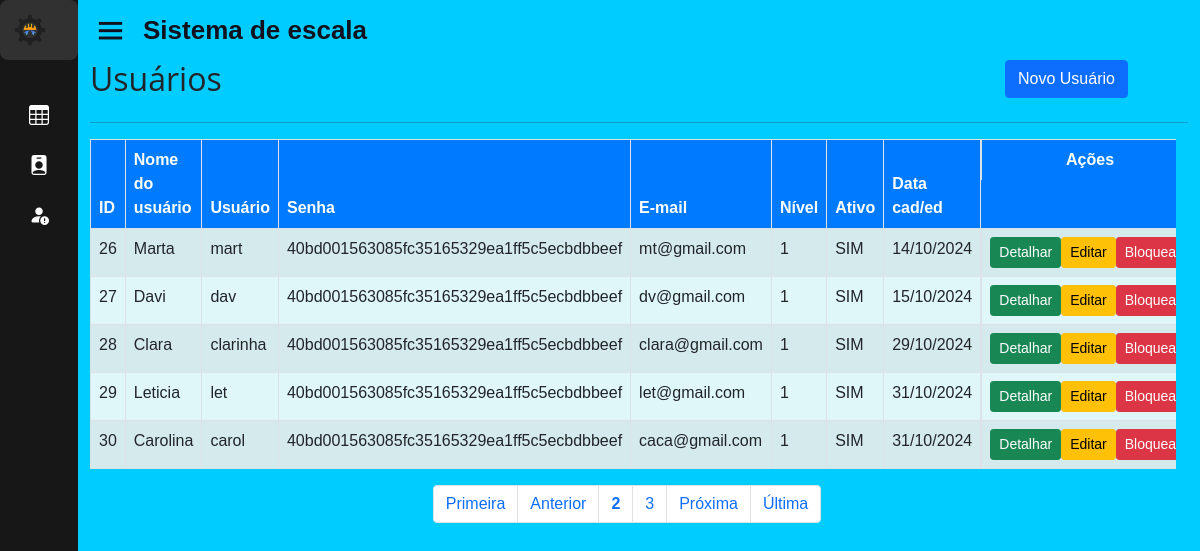
/home.php?page=lista_usu&pagina=2 (signed in), run on the app's committed database.
### tables this page shows
CREATE TABLE IF NOT EXISTS `usuarios` (
  `id` int(11) unsigned NOT NULL AUTO_INCREMENT,
  `nome` varchar(50) NOT NULL,
  `usuario` varchar(25) NOT NULL,
  `senha` varchar(40) NOT NULL,
  `email` varchar(100) NOT NULL,
  `nivel` int(1) unsigned NOT NULL DEFAULT 1,
  `ativo` tinyint(1) NOT NULL DEFAULT 1,
  `dt_cadastro` datetime NOT NULL,
  `id_func` int(11) DEFAULT NULL,
  PRIMARY KEY (`id`),
  UNIQUE KEY `usuario` (`usuario`),
  KEY `nivel` (`nivel`),
  KEY `FK_usuarios_funcionario` (`id_func`),
  CONSTRAINT `FK_usuarios_funcionario` FOREIGN KEY (`id_func`) REFERENCES `funcionario` (`id_func`) ON DELETE CASCADE ON UPDATE CASCADE
);

### sis/usuarios/lista_usu.php (the view, shortened to what this page needs)
<div id="main" class="container-fluid">
	<div id="top" class="row">
		<div class="col-md-10">
			<h2>Usuários</h2>
		</div>
		<div class="col-md-2">
			<a href="?page=fadd_usu" class="btn btn-primary pull-right h2">Novo Usuário</a>
		</div>
	</div>
	<hr/>
		<div id="list" class="row">
			<div class="table-responsive">
				<?php
					$quantidade = 5;
					$pagina = (isset($_GET['pagina'])) ? (int)$_GET['pagina'] : 1;
					$inicio = ($quantidade * $pagina) - $quantidade;
					$data_all = mysqli_query($con, "select * from usuarios order by id asc limit $inicio, $quantidade;");
					echo "<table class='table table-striped table-bordered' style='background-color: #e0f7fa;' cellspacing='0' cellpadding='0'>";
					echo "<thead style='background-color: #007bff; color: white;'>";
					echo "<tr>";
					echo "<td><strong>ID</strong></td>";
					echo "<td><strong>Nome do usuário</strong></td>";
					echo "<td><strong>Usuário</strong></td>";
					echo "<td class='d-none d-md-table-cell'><strong>Senha</strong></td>";
					echo "<td class='d-none d-md-table-cell'><strong>E-mail</strong></td>";
					echo "<td class='d-none d-md-table-cell'><strong>Nível</strong></td>";
					echo "<td class='d-none d-md-table-cell'><strong>Ativo</strong></td>";
					echo "<td class='d-none d-md-table-cell'><strong>Data cad/ed</strong></td>";
					echo "<td class='actions d-flex justify-content-center'><strong>Ações</strong></td>";
					echo "</tr></thead><tbody>";
					while($info = mysqli_fetch_array($data_all)){
						echo "<tr>";
						echo "<td>".$info['id']."</td>";
						echo "<td>".$info['nome']."</td>";
						echo "<td>".$info['usuario']."</td>";
						echo "<td class='d-none d-md-table-cell'>".$info['senha']."</td>";
						echo "<td class='d-none d-md-table-cell'>".$info['email']." </td>";
						echo "<td class='d-none d-md-table-cell'>".$info['nivel']."</td>";
						if($info['ativo'] == 1){
							echo "<td class='d-none d-md-table-cell'>SIM</td>";
						}else if($info['ativo'] == 0){
							echo "<td class='d-none d-md-table-cell'>NÃO</td>";
						}
						echo "<td class='d-none d-md-table-cell'>".date('d/m/Y',strtotime($info['dt_cadastro']))."</td>";
						echo "<td class='actions btn-group-sm d-flex justify-content-center'>";
						echo "<a class='btn btn-success btn-xs' href='?page=view_usu&id=".$info['id']."'> Detalhar </a>";
						echo "<a class='btn btn-warning btn-xs' href='?page=fedita_usu&id=".$info['id']."'> Editar </a>";
						if($info['ativo'] == 1){
							echo "<a class='btn btn-danger btn-xs' href='?page=block_usu&id=".$info['id']."'> Bloquear </a>";
						}else if($info['ativo'] == 0){
							echo "<a class='btn btn-success btn-xs' href='?page=ativa_usu&id=".$info['id']."'>&nbsp;&nbsp;&nbsp;Ativar&nbsp;&nbsp;</a></div></td>";
						}
					}
					echo "</tr></tbody></table>";
				?>
			</div>
		</div>
		<div id="bottom" class="row">
			<div class="col-md-12 d-flex justify-content-center">
				<?php
					$sqlTotal = "select id from usuarios;";
					$qrTotal = mysqli_query($con, $sqlTotal);
					$numTotal = mysqli_num_rows($qrTotal);
					$totalpagina = (ceil($numTotal/$quantidade)<=0) ? 1 : ceil($numTotal/$quantidade);
					$exibir = 3;
					$anterior = (($pagina-1) <= 0) ? 1 : $pagina - 1;
					$posterior = (($pagina+1) >= $totalpagina) ? $totalpagina : $pagina+1;
					echo "<ul class='pagination'>";
					echo "<li class='page-item'><a class='page-link' href='?page=lista_usu&pagina=1'> Primeira</a></li> ";
					echo "<li class='page-item'><a class='page-link' href=\"?page=lista_usu&pagina=$anterior\"> Anterior</a></li> ";
					echo "<li class='page-item'><a class='page-link' href='?page=lista_usu&pagina=".$pagina."'><strong>".$pagina."</strong></a></li> ";
					for($i = $pagina+1; $i < $pagina+$exibir; $i++){
						if($i <= $totalpagina)
						echo "<li class='page-item'><a class='page-link' href='?page=lista_usu&pagina=".$i."'> ".$i." </a></li> ";
					}
					echo "<li class='page-item'><a class='page-link' href=\"?page=lista_usu&pagina=$posterior\"> Pr&oacute;xima</a></li> ";
					echo "<li class='page-item'><a class='page-link' href=\"?page=lista_usu&pagina=$totalpagina\"> &Uacute;ltima</a></li></ul>";
				?>
			</div>
		</div>
</div>

### css/style.css (style rules this page uses)
* { margin: 0; padding: 0; box-sizing: border-box; }
h2 { font-family: "Open Sans", sans-serif; font-optical-sizing: auto; font-weight: 600; }
p,span,a,td,tr,label { font-family: "Source Sans 3", sans-serif; font-optical-sizing: auto; font-weight:400; }
.row { width: 100%; }

### data on the page
usuarios: id "26", nome "Marta", usuario "mart", senha "40bd001563085fc35165329ea1ff5c5ecbdbbeef", email "mt@gmail.com", nivel "1", ativo "SIM", dt_cadastro "14/10/2024"
usuarios: id "27", nome "Davi", usuario "dav", senha "40bd001563085fc35165329ea1ff5c5ecbdbbeef", email "dv@gmail.com", nivel "1", ativo "SIM", dt_cadastro "15/10/2024"
usuarios: id "28", nome "Clara", usuario "clarinha", senha "40bd001563085fc35165329ea1ff5c5ecbdbbeef", email "clara@gmail.com", nivel "1", ativo "SIM", dt_cadastro "29/10/2024"
usuarios: id "29", nome "Leticia", usuario "let", senha "40bd001563085fc35165329ea1ff5c5ecbdbbeef", email "let@gmail.com", nivel "1", ativo "SIM", dt_cadastro "31/10/2024"
usuarios: id "30", nome "Carolina", usuario "carol", senha "40bd001563085fc35165329ea1ff5c5ecbdbbeef", email "caca@gmail.com", nivel "1", ativo "SIM", dt_cadastro "31/10/2024"

### other printed values
$pagina "2"
